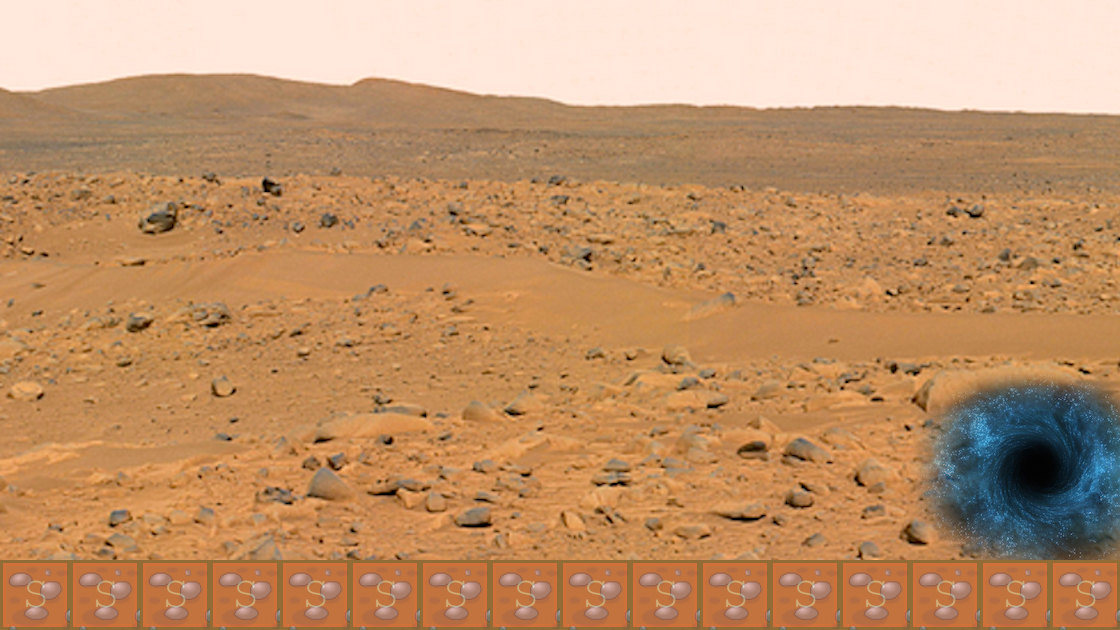

A 2D game scene composited from a Tiled map and its tileset images. What follows is a short description and the map's XML, with each tile layer's data collapsed to a summary:
An orthogonal 16x9 tile map with 70x70 px tiles, 3 tile layers (background2, background1, collision), 4 tilesets and 2 objects (levelTrigger, BadGuy).

<map version="1.0" orientation="orthogonal" renderorder="right-down" width="16" height="9" tilewidth="70" tileheight="70" backgroundcolor="#ed7625" nextobjectid="10">
 <tileset firstgid="1" name="meta-tiles" tilewidth="70" tileheight="70" tilecount="5" columns="5">
  <image source="../img/meta-tiles.png" width="350" height="70" />
  <tile id="4">
   <properties>
    <property name="type" value="solid" />
   </properties>
  </tile>
 </tileset>
 <tileset firstgid="6" name="marsbackground" tilewidth="70" tileheight="70" tilecount="128" columns="16">
  <image source="../img/marsbackground.png" width="1168" height="627" />
 </tileset>
 <tileset firstgid="134" name=" blackhole" tilewidth="70" tileheight="70" tilecount="9" columns="3">
  <image source="../img/blackhole.png" width="263" height="240" />
 </tileset>
 <tileset firstgid="143" name="ground_3" tilewidth="70" tileheight="70" tilecount="1" columns="1">
  <image source="../img/ground_3.png" width="100" height="100" />
 </tileset>
 <layer name="background2" width="16" height="9">
  <data>[144 cells, 128 non-empty, 128 distinct tile ids]</data>
 </layer>
 <layer name="background1" width="16" height="9">
  <data>[144 cells, 25 non-empty, 10 distinct tile ids]</data>
 </layer>
 <layer name="collision" width="16" height="9" opacity="0.25">
  <data>[144 cells, 16 non-empty, 1 distinct tile ids]</data>
 </layer>
 <objectgroup name="trigger-entities">
  <object id="8" name="levelTrigger" x="982" y="422" width="69" height="138">
   <properties>
    <property name="level" value="marslevel02" />
    <property name="xSpawn" value="400" />
    <property name="ySpawn" value="0" />
   </properties>
  </object>
 </objectgroup>
 <objectgroup name="EnemyEntities">
  <object id="9" name="BadGuy" x="629" y="490" width="71" height="69" />
 </objectgroup>
</map>
